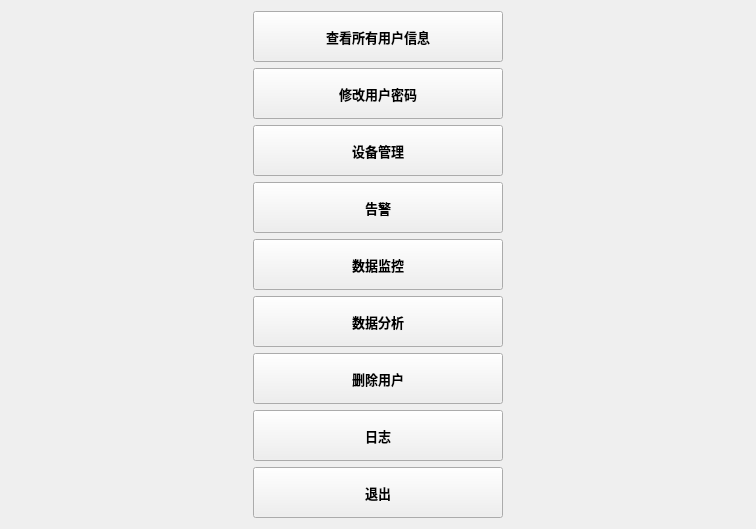
<?xml version="1.0" encoding="UTF-8"?>
<ui version="4.0">
 <class>AdminMessage</class>
 <widget class="QWidget" name="AdminMessage">
  <property name="geometry">
   <rect>
    <x>0</x>
    <y>0</y>
    <width>756</width>
    <height>471</height>
   </rect>
  </property>
  <property name="windowTitle">
   <string>Form</string>
  </property>
  <layout class="QGridLayout" name="gridLayout">
   <item row="0" column="0">
    <layout class="QVBoxLayout" name="verticalLayout">
     <item>
      <widget class="QPushButton" name="btnSeeAll">
       <property name="minimumSize">
        <size>
         <width>250</width>
         <height>51</height>
        </size>
       </property>
       <property name="maximumSize">
        <size>
         <width>250</width>
         <height>51</height>
        </size>
       </property>
       <property name="font">
        <font>
         <family>微软雅黑</family>
         <pointsize>10</pointsize>
         <weight>75</weight>
         <bold>true</bold>
        </font>
       </property>
       <property name="text">
        <string>查看所有用户信息</string>
       </property>
      </widget>
     </item>
     <item>
      <widget class="QPushButton" name="btnChagePassword">
       <property name="minimumSize">
        <size>
         <width>250</width>
         <height>51</height>
        </size>
       </property>
       <property name="maximumSize">
        <size>
         <width>250</width>
         <height>51</height>
        </size>
       </property>
       <property name="font">
        <font>
         <family>微软雅黑</family>
         <pointsize>10</pointsize>
         <weight>75</weight>
         <bold>true</bold>
        </font>
       </property>
       <property name="text">
        <string>修改用户密码</string>
       </property>
      </widget>
     </item>
     <item>
      <widget class="QPushButton" name="btnChageEmail">
       <property name="minimumSize">
        <size>
         <width>250</width>
         <height>51</height>
        </size>
       </property>
       <property name="maximumSize">
        <size>
         <width>250</width>
         <height>51</height>
        </size>
       </property>
       <property name="font">
        <font>
         <family>微软雅黑</family>
         <pointsize>10</pointsize>
         <weight>75</weight>
         <bold>true</bold>
        </font>
       </property>
       <property name="text">
        <string>设备管理</string>
       </property>
      </widget>
     </item>
     <item>
      <widget class="QPushButton" name="btnChageEmail_3">
       <property name="minimumSize">
        <size>
         <width>250</width>
         <height>51</height>
        </size>
       </property>
       <property name="maximumSize">
        <size>
         <width>250</width>
         <height>51</height>
        </size>
       </property>
       <property name="font">
        <font>
         <family>微软雅黑</family>
         <pointsize>10</pointsize>
         <weight>75</weight>
         <bold>true</bold>
        </font>
       </property>
       <property name="text">
        <string>告警</string>
       </property>
      </widget>
     </item>
     <item>
      <widget class="QPushButton" name="btnChageEmail_4">
       <property name="minimumSize">
        <size>
         <width>250</width>
         <height>51</height>
        </size>
       </property>
       <property name="maximumSize">
        <size>
         <width>250</width>
         <height>51</height>
        </size>
       </property>
       <property name="font">
        <font>
         <family>微软雅黑</family>
         <pointsize>10</pointsize>
         <weight>75</weight>
         <bold>true</bold>
        </font>
       </property>
       <property name="text">
        <string>数据监控</string>
       </property>
      </widget>
     </item>
     <item>
      <widget class="QPushButton" name="btnChageEmail_5">
       <property name="minimumSize">
        <size>
         <width>250</width>
         <height>51</height>
        </size>
       </property>
       <property name="maximumSize">
        <size>
         <width>250</width>
         <height>51</height>
        </size>
       </property>
       <property name="font">
        <font>
         <family>微软雅黑</family>
         <pointsize>10</pointsize>
         <weight>75</weight>
         <bold>true</bold>
        </font>
       </property>
       <property name="text">
        <string>数据分析</string>
       </property>
      </widget>
     </item>
     <item>
      <widget class="QPushButton" name="btnDeleteUser">
       <property name="minimumSize">
        <size>
         <width>250</width>
         <height>51</height>
        </size>
       </property>
       <property name="maximumSize">
        <size>
         <width>250</width>
         <height>51</height>
        </size>
       </property>
       <property name="font">
        <font>
         <family>微软雅黑</family>
         <pointsize>10</pointsize>
         <weight>75</weight>
         <bold>true</bold>
        </font>
       </property>
       <property name="text">
        <string>删除用户</string>
       </property>
      </widget>
     </item>
     <item>
      <widget class="QPushButton" name="btnChageEmail_2">
       <property name="minimumSize">
        <size>
         <width>250</width>
         <height>51</height>
        </size>
       </property>
       <property name="maximumSize">
        <size>
         <width>250</width>
         <height>51</height>
        </size>
       </property>
       <property name="font">
        <font>
         <family>微软雅黑</family>
         <pointsize>10</pointsize>
         <weight>75</weight>
         <bold>true</bold>
        </font>
       </property>
       <property name="text">
        <string>日志</string>
       </property>
      </widget>
     </item>
     <item>
      <widget class="QPushButton" name="btnclose">
       <property name="minimumSize">
        <size>
         <width>250</width>
         <height>51</height>
        </size>
       </property>
       <property name="maximumSize">
        <size>
         <width>250</width>
         <height>51</height>
        </size>
       </property>
       <property name="font">
        <font>
         <family>微软雅黑</family>
         <pointsize>10</pointsize>
         <weight>75</weight>
         <bold>true</bold>
        </font>
       </property>
       <property name="text">
        <string>退出</string>
       </property>
      </widget>
     </item>
    </layout>
   </item>
  </layout>
 </widget>
 <resources/>
 <connections/>
</ui>
